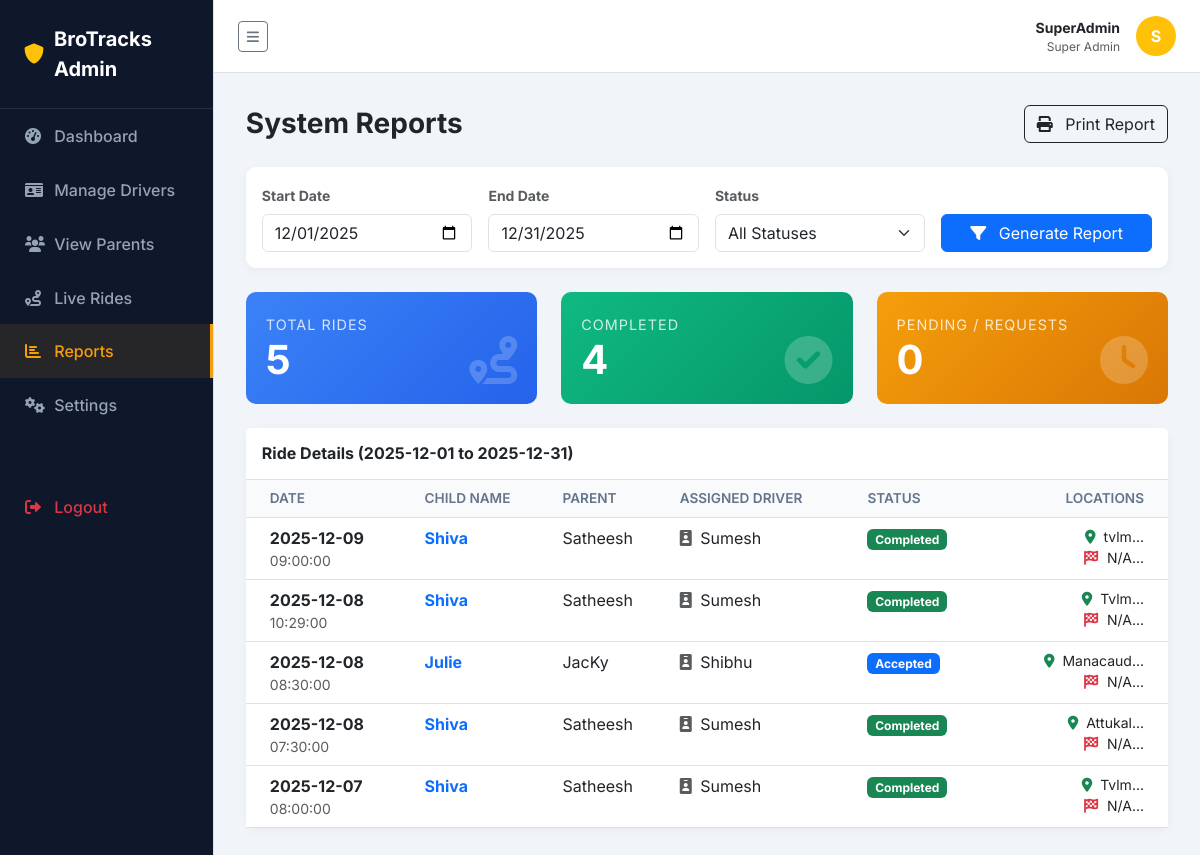
The page /admin/reports.php (signed in) on the database its author committed.
### tables this page shows
CREATE TABLE `rides` (
  `id` int(11) NOT NULL,
  `child_id` int(11) NOT NULL,
  `parent_id` int(11) NOT NULL,
  `driver_id` int(11) DEFAULT NULL,
  `pickup_location` text NOT NULL,
  `drop_location` text NOT NULL,
  `ride_date` date NOT NULL,
  `ride_time` time NOT NULL,
  `status` enum('requested','accepted','on_going','completed','cancelled') DEFAULT 'requested',
  `created_at` datetime DEFAULT NULL
);

CREATE TABLE `children` (
  `id` int(11) NOT NULL,
  `parent_id` int(11) NOT NULL,
  `name` varchar(100) NOT NULL,
  `school_name` varchar(150) DEFAULT NULL,
  `class` varchar(20) DEFAULT NULL
);

CREATE TABLE `users` (
  `id` int(11) NOT NULL,
  `name` varchar(100) NOT NULL,
  `email` varchar(150) NOT NULL,
  `password` varchar(255) NOT NULL,
  `role` enum('parent','driver','admin') NOT NULL,
  `phone` varchar(20) DEFAULT NULL,
  `created_at` datetime DEFAULT NULL
);

### admin/reports.php (the view, shortened to what this page needs)
<?php
require_once "../config/db.php";
$startDate = $_GET['start_date'] ?? date('Y-m-01');
$endDate = $_GET['end_date'] ?? date('Y-m-t');
$statusFilter = $_GET['status'] ?? 'all';
$params = [$startDate, $endDate];
$sql = "SELECT r.*, c.name as child_name, p_u.name as parent_name, d_u.name as driver_name
        FROM rides r
        LEFT JOIN children c ON r.child_id = c.id
        LEFT JOIN parents p ON r.parent_id = p.id
        LEFT JOIN users p_u ON p.user_id = p_u.id
        LEFT JOIN drivers d ON r.driver_id = d.id
        LEFT JOIN users d_u ON d.user_id = d_u.id
        WHERE r.ride_date BETWEEN ? AND ?";
$sql .= " ORDER BY r.ride_date DESC, r.ride_time DESC";
$stmt = $pdo->prepare($sql);
$stmt->execute($params);
$rides = $stmt->fetchAll(PDO::FETCH_ASSOC);
$totalRides = count($rides);
$completedRides = 0;
$pendingRides = 0;
foreach ($rides as $r) {
    if ($r['status'] === 'completed') $completedRides++;
}
$adminName = $_SESSION["name"] ?? 'Admin';
$initials = strtoupper(substr($adminName, 0, 1));
?>
<!DOCTYPE html>
<html lang="en">
<head>
    <link href="https://cdn.jsdelivr.net/npm/bootstrap@5.3.0/dist/css/bootstrap.min.css" rel="stylesheet">
    <link href="https://cdnjs.cloudflare.com/ajax/libs/font-awesome/6.0.0/css/all.min.css" rel="stylesheet">
</head>
<body>
<div class="d-flex" id="wrapper">
    <div class="border-end" id="sidebar-wrapper">
        <div class="sidebar-heading">
            <i class="fas fa-shield-alt text-warning"></i> BroTracks Admin
        </div>
        <div class="list-group list-group-flush">
            <a href="dashboard.php" class="list-group-item list-group-item-action">
                <i class="fas fa-tachometer-alt"></i> Dashboard
            </a>
            <a href="drivers.php" class="list-group-item list-group-item-action">
                <i class="fas fa-id-card"></i> Manage Drivers
            </a>
            <a href="parents.php" class="list-group-item list-group-item-action">
                <i class="fas fa-users"></i> View Parents
            </a>
            <a href="rides.php" class="list-group-item list-group-item-action">
                <i class="fas fa-route"></i> Live Rides
            </a>
            <a href="reports.php" class="list-group-item list-group-item-action active">
                <i class="fas fa-chart-bar"></i> Reports
            </a>
            <a href="settings.php" class="list-group-item list-group-item-action">
                <i class="fas fa-cogs"></i> Settings
            </a>
            <a href="../auth/logout.php" class="list-group-item list-group-item-action text-danger mt-5">
                <i class="fas fa-sign-out-alt"></i> Logout
            </a>
        </div>
    </div>
    <div id="page-content-wrapper">
        <nav class="navbar navbar-expand-lg navbar-light bg-white border-bottom px-4 py-3">
            <div class="d-flex align-items-center w-100 justify-content-between">
                <button class="btn btn-sm btn-outline-secondary" id="menu-toggle"><i class="fas fa-bars"></i></button>
                <div class="d-flex align-items-center">
                    <div class="text-end me-3 d-none d-sm-block">
                        <div class="fw-bold small text-dark"><?php echo htmlspecialchars($adminName); ?></div>
                        <div class="small text-muted" style="font-size: 0.75rem;">Super Admin</div>
                    </div>
                    <div class="rounded-circle bg-warning text-white d-flex align-items-center justify-content-center" style="width: 40px; height: 40px; font-weight: bold;">
                        <?php echo $initials; ?>
                    </div>
                </div>
            </div>
        </nav>
        <div class="container-fluid">
            <div class="d-flex justify-content-between align-items-center mb-4">
                <h3 class="fw-bold text-dark m-0">System Reports</h3>
                <button onclick="window.print()" class="btn btn-outline-dark no-print">
                    <i class="fas fa-print me-2"></i> Print Report
                </button>
            </div>
            <div class="card report-card mb-4 no-print">
                <div class="card-body">
                    <form method="GET" class="row g-3 align-items-end">
                        <div class="col-md-3">
                            <label class="form-label small text-muted fw-bold">Start Date</label>
                            <input type="date" name="start_date" class="form-control" value="<?php echo $startDate; ?>">
                        </div>
                        <div class="col-md-3">
                            <label class="form-label small text-muted fw-bold">End Date</label>
                            <input type="date" name="end_date" class="form-control" value="<?php echo $endDate; ?>">
                        </div>
                        <div class="col-md-3">
                            <label class="form-label small text-muted fw-bold">Status</label>
                            <select name="status" class="form-select">
                                <option value="all" <?php echo $statusFilter == 'all' ? 'selected' : ''; ?>>All Statuses</option>
                            </select>
                        </div>
                        <div class="col-md-3">
                            <button type="submit" class="btn btn-primary w-100">
                                <i class="fas fa-filter me-2"></i> Generate Report
                            </button>
                        </div>
                    </form>
                </div>
            </div>
            <div class="row g-4 mb-4">
                <div class="col-md-4">
                    <div class="summary-box bg-gradient-blue">
                        <span>Total Rides</span>
                        <h3><?php echo $totalRides; ?></h3>
                        <i class="fas fa-route"></i>
                    </div>
                </div>
                <div class="col-md-4">
                    <div class="summary-box bg-gradient-green">
                        <span>Completed</span>
                        <h3><?php echo $completedRides; ?></h3>
                        <i class="fas fa-check-circle"></i>
                    </div>
                </div>
                <div class="col-md-4">
                    <div class="summary-box bg-gradient-orange">
                        <span>Pending / Requests</span>
                        <h3><?php echo $pendingRides; ?></h3>
                        <i class="fas fa-clock"></i>
                    </div>
                </div>
            </div>
            <div class="card report-card">
                <div class="card-header bg-white py-3 border-bottom">
                    <h6 class="m-0 fw-bold text-dark">Ride Details (<?php echo $startDate; ?> to <?php echo $endDate; ?>)</h6>
                </div>
                <div class="card-body p-0">
                    <div class="table-responsive">
                        <table class="table table-hover mb-0">
                            <thead>
                                <tr>
                                    <th class="ps-4">Date</th>
                                    <th>Child Name</th>
                                    <th>Parent</th>
                                    <th>Assigned Driver</th>
                                    <th>Status</th>
                                    <th class="text-end pe-4">Locations</th>
                                </tr>
                            </thead>
                            <tbody>
                                <?php if (count($rides) > 0): ?>
                                    <?php foreach ($rides as $r): ?>
                                        <?php
                                            $pickup = $r['pickup_location'] ?? $r['pickup'] ?? 'N/A';
                                            $dropoff = $r['dropoff_location'] ?? $r['dropoff'] ?? 'N/A';
                                        ?>
                                        <tr>
                                            <td class="ps-4 text-nowrap">
                                                <div class="fw-bold"><?php echo $r['ride_date']; ?></div>
                                                <div class="small text-muted"><?php echo $r['ride_time']; ?></div>
                                            </td>
                                            <td class="fw-bold text-primary"><?php echo htmlspecialchars($r['child_name'] ?? 'N/A'); ?></td>
                                            <td><?php echo htmlspecialchars($r['parent_name'] ?? 'N/A'); ?></td>
                                            <td>
                                                <?php if($r['driver_name']): ?>
                                                    <span class="text-dark"><i class="fas fa-id-badge text-muted me-1"></i> <?php echo htmlspecialchars($r['driver_name']); ?></span>
                                                <?php else: ?>
                                                    <span class="badge bg-secondary text-white">Unassigned</span>
                                                <?php endif; ?>
                                            </td>
                                            <td>
                                                <?php
                                                    $st = $r['status'];
                                                    $badge = 'secondary';
                                                    if($st == 'completed') $badge = 'success';
                                                    if($st == 'accepted') $badge = 'primary';
                                                ?>
                                                <span class="badge bg-<?php echo $badge; ?>"><?php echo ucfirst($st); ?></span>
                                            </td>
                                            <td class="text-end pe-4 small">
                                                <div title="From: <?php echo htmlspecialchars($pickup); ?>">
                                                    <i class="fas fa-map-marker-alt text-success me-1"></i> <?php echo substr($pickup, 0, 15) . '...'; ?>
                                                </div>
                                                <div title="To: <?php echo htmlspecialchars($dropoff); ?>">
                                                    <i class="fas fa-flag-checkered text-danger me-1"></i> <?php echo substr($dropoff, 0, 15) . '...'; ?>
                                                </div>
                                            </td>
                                        </tr>
                                    <?php endforeach; ?>
                                <?php endif; ?>
                            </tbody>
                        </table>
                    </div>
                </div>
            </div>
        </div>
    </div>
</div>
</body>
</html>

### admin/reports.php (style rules this page uses)
:root { --bg-sidebar: #0f172a; --text-sidebar: #94a3b8; --accent-color: #f59e0b; --bg-main: #f1f5f9; }
body { font-family: 'Inter', sans-serif; background-color: var(--bg-main); overflow-x: hidden; }
#wrapper { display: flex; width: 100%; }
#sidebar-wrapper { min-height: 100vh; width: 260px; background-color: var(--bg-sidebar); color: white; transition: margin .25s ease-out; }
.sidebar-heading { padding: 1.5rem; font-size: 1.25rem; font-weight: bold; color: white; display: flex; align-items: center; gap: 10px; border-bottom: 1px solid rgba(255,255,255,0.1); }
.list-group-item { background-color: transparent; color: var(--text-sidebar); border: none; padding: 15px 25px; font-weight: 500; transition: all 0.2s; }
.list-group-item.active { color: var(--accent-color); background-color: rgba(245, 158, 11, 0.1); border-right: 3px solid var(--accent-color); }
.list-group-item i { width: 25px; }
#page-content-wrapper { width: 100%; }
.container-fluid { padding: 2rem; }
.report-card { background: white; border: none; border-radius: 10px; box-shadow: 0 2px 10px rgba(0,0,0,0.05); }
.summary-box { padding: 20px; border-radius: 10px; color: white; position: relative; overflow: hidden; }
.summary-box h3 { font-size: 2.5rem; font-weight: 700; margin: 0; }
.summary-box span { font-size: 0.9rem; text-transform: uppercase; letter-spacing: 1px; opacity: 0.8; }
.summary-box i { position: absolute; right: 20px; bottom: 20px; font-size: 3rem; opacity: 0.2; }
.bg-gradient-blue { background: linear-gradient(135deg, #3b82f6, #2563eb); }
.bg-gradient-green { background: linear-gradient(135deg, #10b981, #059669); }
.bg-gradient-orange { background: linear-gradient(135deg, #f59e0b, #d97706); }
.table thead th { background-color: #f8fafc; font-size: 0.85rem; text-transform: uppercase; color: #64748b; font-weight: 600; }

### rows shown on the page
rides: ride_date "2025-12-09", ride_time "09:00:00", child.name "Shiva", users.name "Satheesh", users.name "Sumesh", status "Completed", pickup_location "tvlm", dropoff "N/A"
rides: ride_date "2025-12-08", ride_time "10:29:00", child.name "Shiva", users.name "Satheesh", users.name "Sumesh", status "Completed", pickup_location "Tvlm", dropoff "N/A"
rides: ride_date "2025-12-08", ride_time "08:30:00", child.name "Julie", users.name "JacKy", users.name "Shibhu", status "Accepted", pickup_location "Manacaud", dropoff "N/A"
rides: ride_date "2025-12-08", ride_time "07:30:00", child.name "Shiva", users.name "Satheesh", users.name "Sumesh", status "Completed", pickup_location "Attukal", dropoff "N/A"
rides: ride_date "2025-12-07", ride_time "08:00:00", child.name "Shiva", users.name "Satheesh", users.name "Sumesh", status "Completed", pickup_location "Tvlm", dropoff "N/A"

### other values the page prints
$adminName "SuperAdmin"
$initials "S"
$totalRides "5"
$completedRides "4"
$pendingRides "0"
